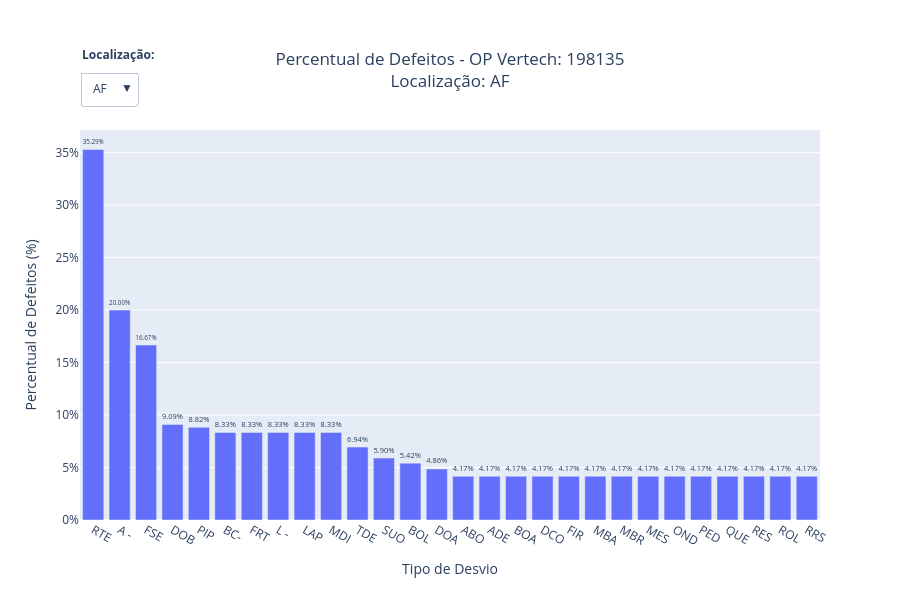
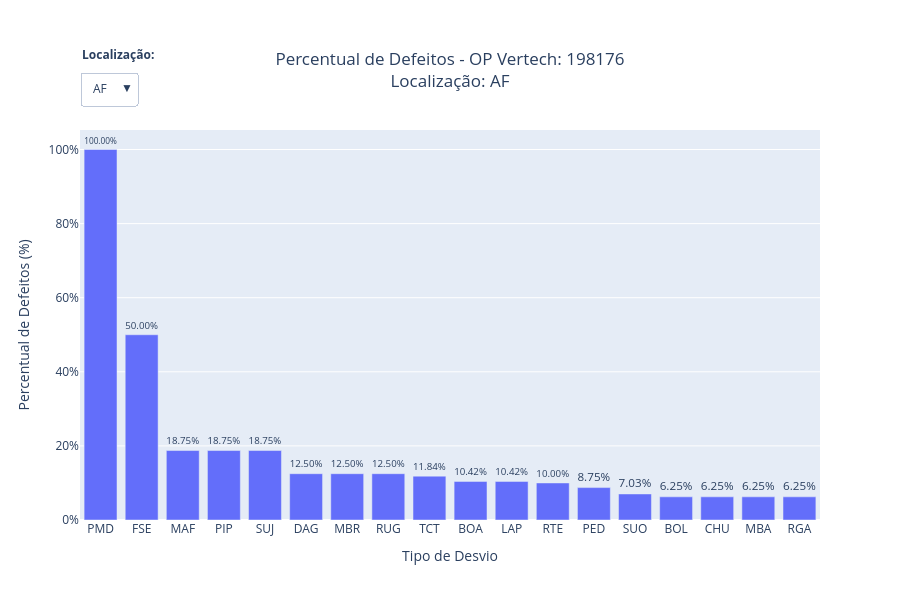
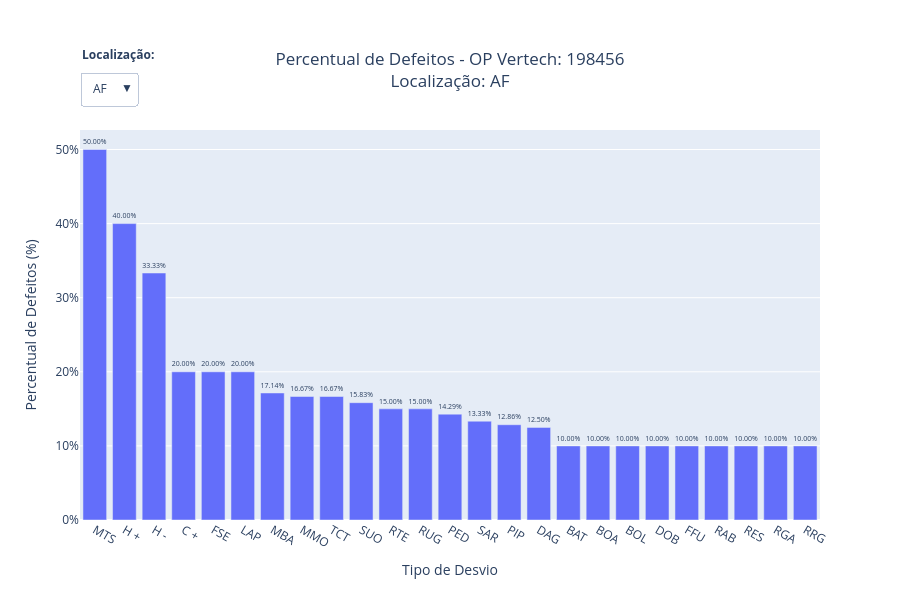
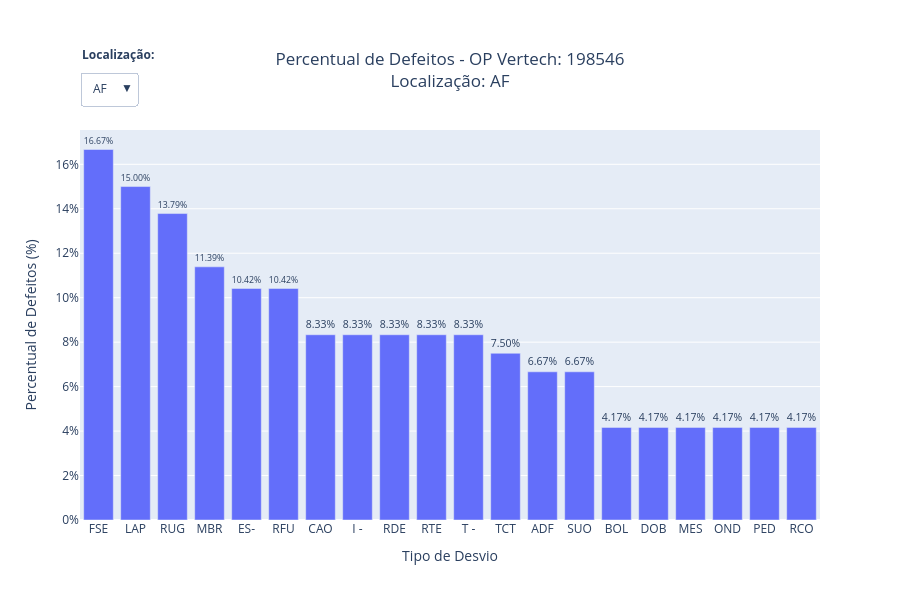

Notebook code for these charts, in order:
### Code cell
# Remove nulos essenciais e ordena tudo apenas uma vez
df_plot = (
    df_grouped
    .dropna(subset=['OP Vertech', 'Localizacao'])
    .sort_values(
        ['OP Vertech', 'Localizacao', '% defeito'],
        ascending=[True, True, False]
    )
)

# Um gráfico para cada OP Vertech
for op_vertech, df_op in df_plot.groupby('OP Vertech', sort=False):

    # Separa os dados por Localizacao
    dados = {
        str(localizacao): df_local
        for localizacao, df_local
        in df_op.groupby('Localizacao', sort=False)
    }

    if not dados:
        continue

    # Primeira localização exibida
    local_inicial = next(iter(dados))
    df_inicial = dados[local_inicial]

    # Cria o gráfico
    fig = go.Figure(
        go.Bar(
            x=df_inicial['Desvio sigla'],
            y=df_inicial['% defeito'],

            # Texto exibido acima das barras
            text=df_inicial['% defeito'],
            texttemplate='%{y:.2%}',
            textposition='outside',

            cliponaxis=False,

            # Hover
            hovertemplate=(
                '<b>Desvio:</b> %{x}<br>'
                '<b>Defeito:</b> %{y:.2%}'
                '<extra></extra>'
            )
        )
    )

    # Dropdown de Localizacao
    botoes = [
        dict(
            label=localizacao,
            method='update',
            args=[
                {
                    'x': [df_local['Desvio sigla']],
                    'y': [df_local['% defeito']],
                    'text': [df_local['% defeito']]
                },
                {
                    'title.text': (
                        f'Percentual de Defeitos - OP Vertech: {op_vertech}'
                        f'<br>Localização: {localizacao}'
                    )
                }
            ]
        )
        for localizacao, df_local in dados.items()
    ]

    # Layout
    fig.update_layout(
        title=dict(
            text=(
                f'Percentual de Defeitos - OP Vertech: {op_vertech}'
                f'<br>Localização: {local_inicial}'
            ),
            x=0.5
        ),

        # Eixo X
        xaxis=dict(
            title='Tipo de Desvio'
        ),

        # Eixo Y formatado como percentual
        yaxis=dict(
            title='Percentual de Defeitos (%)',
            tickformat='.0%'  # 0.10 -> 10%
        ),

        height=600,
        showlegend=False,
        bargap=0.2,

        margin=dict(
            t=130
        ),

        # Dropdown
        updatemenus=[
            dict(
                buttons=botoes,
                direction='down',
                showactive=True,
                x=0,
                y=1.15,
                xanchor='left',
                yanchor='top'
            )
        ],

        # Texto "Localização:"
        annotations=[
            dict(
                text='<b>Localização:</b>',
                x=0,
                y=1.22,
                xref='paper',
                yref='paper',
                showarrow=False,
                xanchor='left'
            )
        ]
    )

    fig.show()

### Figure 1 — Plotly figure (JSON) as saved in the notebook; plotly's stock layout.template omitted (floating-point values rounded to 4 significant figures)
{"data": [{"cliponaxis": false, "hovertemplate": "<b>Desvio:</b> %{x}<br><b>Defeito:</b> %{y:.2%}<extra></extra>", "text": [0.3529, 0.2, 0.1667, 0.09091, 0.08824, 0.08333, 0.08333, 0.08333, 0.08333, 0.08333, 0.06944, 0.05903, 0.05417, 0.04861, 0.04167, 0.04167, 0.04167, 0.04167, 0.04167, 0.04167, 0.04167, 0.04167, 0.04167, 0.04167, 0.04167, 0.04167, 0.04167, 0.04167], "textposition": "outside", "texttemplate": "%{y:.2%}", "type": "bar", "x": ["RTE", "A -", "FSE", "DOB", "PIP", "BC-", "FRT", "L -", "LAP", "MDI", "TDE", "SUO", "BOL", "DOA", "ABO", "ADE", "BOA", "DCO", "FIR", "MBA", "MBR", "MES", "OND", "PED", "QUE", "RES", "ROL", "RRS"], "y": [0.3529, 0.2, 0.1667, 0.09091, 0.08824, 0.08333, 0.08333, 0.08333, 0.08333, 0.08333, 0.06944, 0.05903, 0.05417, 0.04861, 0.04167, 0.04167, 0.04167, 0.04167, 0.04167, 0.04167, 0.04167, 0.04167, 0.04167, 0.04167, 0.04167, 0.04167, 0.04167, 0.04167]}], "layout": {"annotations": [{"showarrow": false, "text": "<b>Localização:</b>", "x": 0, "xanchor": "left", "xref": "paper", "y": 1.22, "yref": "paper"}], "bargap": 0.2, "height": 600, "margin": {"t": 130}, "showlegend": false, "title": {"text": "Percentual de Defeitos - OP Vertech: 198135<br>Localização: AF", "x": 0.5}, "updatemenus": [{"buttons": [{"args": [{"text": [[0.3529, 0.2, 0.1667, 0.09091, 0.08824, 0.08333, 0.08333, 0.08333, 0.08333, 0.08333, 0.06944, 0.05903, 0.05417, 0.04861, 0.04167, 0.04167, 0.04167, 0.04167, 0.04167, 0.04167, 0.04167, 0.04167, 0.04167, 0.04167, 0.04167, 0.04167, 0.04167, 0.04167]], "x": [["RTE", "A -", "FSE", "DOB", "PIP", "BC-", "FRT", "L -", "LAP", "MDI", "TDE", "SUO", "BOL", "DOA", "ABO", "ADE", "BOA", "DCO", "FIR", "MBA", "MBR", "MES", "OND", "PED", "QUE", "RES", "ROL", "RRS"]], "y": [[0.3529, 0.2, 0.1667, 0.09091, 0.08824, 0.08333, 0.08333, 0.08333, 0.08333, 0.08333, 0.06944, 0.05903, 0.05417, 0.04861, 0.04167, 0.04167, 0.04167, 0.04167, 0.04167, 0.04167, 0.04167, 0.04167, 0.04167, 0.04167, 0.04167, 0.04167, 0.04167, 0.04167]]}, {"title.text": "Percentual de Defeitos - OP Vertech: 198135<br>Localização: AF"}], "label": "AF", "method": "update"}, {"args": [{"text": [[0.1667, 0.1201, 0.1111, 0.1042, 0.08333, 0.08333, 0.08333, 0.08333, 0.08333, 0.08333, 0.08333, 0.08333]], "x": [["FSE", "BOL", "LAP", "PED", "CAS", "FRT", "L -", "MBR", "OND", "RRS", "SUO", "TDE"]], "y": [[0.1667, 0.1201, 0.1111, 0.1042, 0.08333, 0.08333, 0.08333, 0.08333, 0.08333, 0.08333, 0.08333, 0.08333]]}, {"title.text": "Percentual de Defeitos - OP Vertech: 198135<br>Localização: AQ"}], "label": "AQ", "method": "update"}], "direction": "down", "showactive": true, "x": 0, "xanchor": "left", "y": 1.15, "yanchor": "top"}], "xaxis": {"title": {"text": "Tipo de Desvio"}}, "yaxis": {"tickformat": ".0%", "title": {"text": "Percentual de Defeitos (%)"}}}}

### Figure 2 — Plotly figure (JSON) as saved in the notebook; plotly's stock layout.template omitted (floating-point values rounded to 4 significant figures)
{"data": [{"cliponaxis": false, "hovertemplate": "<b>Desvio:</b> %{x}<br><b>Defeito:</b> %{y:.2%}<extra></extra>", "text": [1.0, 0.5, 0.1875, 0.1875, 0.1875, 0.125, 0.125, 0.125, 0.1184, 0.1042, 0.1042, 0.1, 0.0875, 0.07031, 0.0625, 0.0625, 0.0625, 0.0625], "textposition": "outside", "texttemplate": "%{y:.2%}", "type": "bar", "x": ["PMD", "FSE", "MAF", "PIP", "SUJ", "DAG", "MBR", "RUG", "TCT", "BOA", "LAP", "RTE", "PED", "SUO", "BOL", "CHU", "MBA", "RGA"], "y": [1.0, 0.5, 0.1875, 0.1875, 0.1875, 0.125, 0.125, 0.125, 0.1184, 0.1042, 0.1042, 0.1, 0.0875, 0.07031, 0.0625, 0.0625, 0.0625, 0.0625]}], "layout": {"annotations": [{"showarrow": false, "text": "<b>Localização:</b>", "x": 0, "xanchor": "left", "xref": "paper", "y": 1.22, "yref": "paper"}], "bargap": 0.2, "height": 600, "margin": {"t": 130}, "showlegend": false, "title": {"text": "Percentual de Defeitos - OP Vertech: 198176<br>Localização: AF", "x": 0.5}, "updatemenus": [{"buttons": [{"args": [{"text": [[1, 0.5, 0.1875, 0.1875, 0.1875, 0.125, 0.125, 0.125, 0.1184, 0.1042, 0.1042, 0.1, 0.0875, 0.07031, 0.0625, 0.0625, 0.0625, 0.0625]], "x": [["PMD", "FSE", "MAF", "PIP", "SUJ", "DAG", "MBR", "RUG", "TCT", "BOA", "LAP", "RTE", "PED", "SUO", "BOL", "CHU", "MBA", "RGA"]], "y": [[1, 0.5, 0.1875, 0.1875, 0.1875, 0.125, 0.125, 0.125, 0.1184, 0.1042, 0.1042, 0.1, 0.0875, 0.07031, 0.0625, 0.0625, 0.0625, 0.0625]]}, {"title.text": "Percentual de Defeitos - OP Vertech: 198176<br>Localização: AF"}], "label": "AF", "method": "update"}, {"args": [{"text": [[0.5, 0.25, 0.25, 0.225, 0.2, 0.125, 0.125, 0]], "x": [["FSE", "MAF", "RUG", "PED", "SUO", "BOL", "MBA", "NH"]], "y": [[0.5, 0.25, 0.25, 0.225, 0.2, 0.125, 0.125, 0]]}, {"title.text": "Percentual de Defeitos - OP Vertech: 198176<br>Localização: AQ"}], "label": "AQ", "method": "update"}, {"args": [{"text": [[0]], "x": [["NH"]], "y": [[0]]}, {"title.text": "Percentual de Defeitos - OP Vertech: 198176<br>Localização: CF"}], "label": "CF", "method": "update"}], "direction": "down", "showactive": true, "x": 0, "xanchor": "left", "y": 1.15, "yanchor": "top"}], "xaxis": {"title": {"text": "Tipo de Desvio"}}, "yaxis": {"tickformat": ".0%", "title": {"text": "Percentual de Defeitos (%)"}}}}

### Figure 3 — Plotly figure (JSON) as saved in the notebook; plotly's stock layout.template omitted (floating-point values rounded to 4 significant figures)
{"data": [{"cliponaxis": false, "hovertemplate": "<b>Desvio:</b> %{x}<br><b>Defeito:</b> %{y:.2%}<extra></extra>", "text": [0.5, 0.4, 0.3333, 0.2, 0.2, 0.2, 0.1714, 0.1667, 0.1667, 0.1583, 0.15, 0.15, 0.1429, 0.1333, 0.1286, 0.125, 0.1, 0.1, 0.1, 0.1, 0.1, 0.1, 0.1, 0.1, 0.1], "textposition": "outside", "texttemplate": "%{y:.2%}", "type": "bar", "x": ["MTS", "H +", "H -", "C +", "FSE", "LAP", "MBA", "MMO", "TCT", "SUO", "RTE", "RUG", "PED", "SAR", "PIP", "DAG", "BAT", "BOA", "BOL", "DOB", "FFU", "RAB", "RES", "RGA", "RRG"], "y": [0.5, 0.4, 0.3333, 0.2, 0.2, 0.2, 0.1714, 0.1667, 0.1667, 0.1583, 0.15, 0.15, 0.1429, 0.1333, 0.1286, 0.125, 0.1, 0.1, 0.1, 0.1, 0.1, 0.1, 0.1, 0.1, 0.1]}], "layout": {"annotations": [{"showarrow": false, "text": "<b>Localização:</b>", "x": 0, "xanchor": "left", "xref": "paper", "y": 1.22, "yref": "paper"}], "bargap": 0.2, "height": 600, "margin": {"t": 130}, "showlegend": false, "title": {"text": "Percentual de Defeitos - OP Vertech: 198456<br>Localização: AF", "x": 0.5}, "updatemenus": [{"buttons": [{"args": [{"text": [[0.5, 0.4, 0.3333, 0.2, 0.2, 0.2, 0.1714, 0.1667, 0.1667, 0.1583, 0.15, 0.15, 0.1429, 0.1333, 0.1286, 0.125, 0.1, 0.1, 0.1, 0.1, 0.1, 0.1, 0.1, 0.1, 0.1]], "x": [["MTS", "H +", "H -", "C +", "FSE", "LAP", "MBA", "MMO", "TCT", "SUO", "RTE", "RUG", "PED", "SAR", "PIP", "DAG", "BAT", "BOA", "BOL", "DOB", "FFU", "RAB", "RES", "RGA", "RRG"]], "y": [[0.5, 0.4, 0.3333, 0.2, 0.2, 0.2, 0.1714, 0.1667, 0.1667, 0.1583, 0.15, 0.15, 0.1429, 0.1333, 0.1286, 0.125, 0.1, 0.1, 0.1, 0.1, 0.1, 0.1, 0.1, 0.1, 0.1]]}, {"title.text": "Percentual de Defeitos - OP Vertech: 198456<br>Localização: AF"}], "label": "AF", "method": "update"}, {"args": [{"text": [[0.2667, 0.25, 0.2, 0.2, 0.2, 0.2, 0.2, 0.2, 0.2, 0.2, 0.2, 0]], "x": [["BOL", "SUO", "COS", "FSE", "H -", "OND", "PED", "RIS", "RTE", "RUG", "SAR", "NH"]], "y": [[0.2667, 0.25, 0.2, 0.2, 0.2, 0.2, 0.2, 0.2, 0.2, 0.2, 0.2, 0]]}, {"title.text": "Percentual de Defeitos - OP Vertech: 198456<br>Localização: AQ"}], "label": "AQ", "method": "update"}, {"args": [{"text": [[0]], "x": [["NH"]], "y": [[0]]}, {"title.text": "Percentual de Defeitos - OP Vertech: 198456<br>Localização: CF"}], "label": "CF", "method": "update"}], "direction": "down", "showactive": true, "x": 0, "xanchor": "left", "y": 1.15, "yanchor": "top"}], "xaxis": {"title": {"text": "Tipo de Desvio"}}, "yaxis": {"tickformat": ".0%", "title": {"text": "Percentual de Defeitos (%)"}}}}

### Figure 4 — Plotly figure (JSON) as saved in the notebook; plotly's stock layout.template omitted (floating-point values rounded to 4 significant figures)
{"data": [{"cliponaxis": false, "hovertemplate": "<b>Desvio:</b> %{x}<br><b>Defeito:</b> %{y:.2%}<extra></extra>", "text": [0.1667, 0.15, 0.1379, 0.1139, 0.1042, 0.1042, 0.08333, 0.08333, 0.08333, 0.08333, 0.08333, 0.075, 0.06667, 0.06667, 0.04167, 0.04167, 0.04167, 0.04167, 0.04167, 0.04167], "textposition": "outside", "texttemplate": "%{y:.2%}", "type": "bar", "x": ["FSE", "LAP", "RUG", "MBR", "ES-", "RFU", "CAO", "I -", "RDE", "RTE", "T -", "TCT", "ADF", "SUO", "BOL", "DOB", "MES", "OND", "PED", "RCO"], "y": [0.1667, 0.15, 0.1379, 0.1139, 0.1042, 0.1042, 0.08333, 0.08333, 0.08333, 0.08333, 0.08333, 0.075, 0.06667, 0.06667, 0.04167, 0.04167, 0.04167, 0.04167, 0.04167, 0.04167]}], "layout": {"annotations": [{"showarrow": false, "text": "<b>Localização:</b>", "x": 0, "xanchor": "left", "xref": "paper", "y": 1.22, "yref": "paper"}], "bargap": 0.2, "height": 600, "margin": {"t": 130}, "showlegend": false, "title": {"text": "Percentual de Defeitos - OP Vertech: 198546<br>Localização: AF", "x": 0.5}, "updatemenus": [{"buttons": [{"args": [{"text": [[0.1667, 0.15, 0.1379, 0.1139, 0.1042, 0.1042, 0.08333, 0.08333, 0.08333, 0.08333, 0.08333, 0.075, 0.06667, 0.06667, 0.04167, 0.04167, 0.04167, 0.04167, 0.04167, 0.04167]], "x": [["FSE", "LAP", "RUG", "MBR", "ES-", "RFU", "CAO", "I -", "RDE", "RTE", "T -", "TCT", "ADF", "SUO", "BOL", "DOB", "MES", "OND", "PED", "RCO"]], "y": [[0.1667, 0.15, 0.1379, 0.1139, 0.1042, 0.1042, 0.08333, 0.08333, 0.08333, 0.08333, 0.08333, 0.075, 0.06667, 0.06667, 0.04167, 0.04167, 0.04167, 0.04167, 0.04167, 0.04167]]}, {"title.text": "Percentual de Defeitos - OP Vertech: 198546<br>Localização: AF"}], "label": "AF", "method": "update"}, {"args": [{"text": [[0.25, 0.1667, 0.1548, 0.1333, 0.1319, 0.08333, 0.08333, 0.08333, 0.08333, 0.08333, 0.08333]], "x": [["MES", "FSE", "SUO", "BOL", "RUG", "ADF", "DOB", "ES-", "FRI", "MBR", "RDE"]], "y": [[0.25, 0.1667, 0.1548, 0.1333, 0.1319, 0.08333, 0.08333, 0.08333, 0.08333, 0.08333, 0.08333]]}, {"title.text": "Percentual de Defeitos - OP Vertech: 198546<br>Localização: AQ"}], "label": "AQ", "method": "update"}, {"args": [{"text": [[0.009524, 0.006349, 0.003175, 0]], "x": [["ES-", "TCT", "LAE", "NH"]], "y": [[0.009524, 0.006349, 0.003175, 0]]}, {"title.text": "Percentual de Defeitos - OP Vertech: 198546<br>Localização: CF"}], "label": "CF", "method": "update"}], "direction": "down", "showactive": true, "x": 0, "xanchor": "left", "y": 1.15, "yanchor": "top"}], "xaxis": {"title": {"text": "Tipo de Desvio"}}, "yaxis": {"tickformat": ".0%", "title": {"text": "Percentual de Defeitos (%)"}}}}
